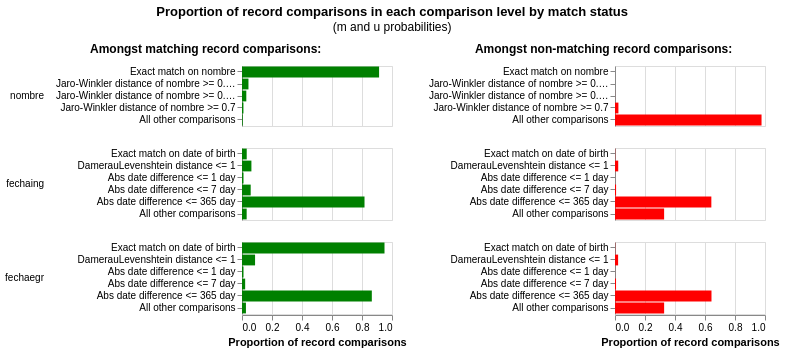

Notebook cell for this chart:
### Code cell
linker.visualisations.m_u_parameters_chart()

### Figure 1 — Vega-Lite specification as saved in the notebook (floating-point values rounded to 4 significant figures)
{"config": {"view": {"continuousWidth": 300, "continuousHeight": 300, "discreteHeight": 300, "discreteWidth": 400}, "header": {"title": null}, "title": {"anchor": "middle", "offset": 10}}, "hconcat": [{"mark": "bar", "encoding": {"color": {"value": "green"}, "row": {"field": "comparison_name", "header": {"labelAlign": "left", "labelAnchor": "middle", "labelAngle": 0}, "sort": {"field": "comparison_sort_order"}, "type": "nominal"}, "tooltip": [{"field": "comparison_name", "title": "Comparison name", "type": "nominal"}, {"field": "label_for_charts", "title": "Label", "type": "ordinal"}, {"field": "sql_condition", "title": "SQL condition", "type": "nominal"}, {"field": "m_probability", "format": ".10~g", "title": "M probability", "type": "quantitative"}, {"field": "u_probability", "format": ".10~g", "title": "U probability", "type": "quantitative"}, {"field": "bayes_factor", "format": ",.6f", "title": "Bayes factor = m/u", "type": "quantitative"}, {"field": "log2_bayes_factor", "format": ".4~g", "title": "Match weight = log2(m/u)", "type": "quantitative"}, {"field": "bayes_factor_description", "title": "Match weight description", "type": "nominal"}, {"field": "m_probability_description", "title": "m probability description", "type": "nominal"}, {"field": "u_probability_description", "title": "u probability description", "type": "nominal"}], "x": {"axis": {"title": "Proportion of record comparisons"}, "field": "m_probability", "type": "quantitative"}, "y": {"axis": {"title": null}, "field": "label_for_charts", "sort": {"field": "comparison_vector_value", "order": "descending"}, "type": "nominal"}}, "height": {"step": 12}, "resolve": {"scale": {"y": "independent"}}, "title": {"text": "Amongst matching record comparisons:", "fontSize": 12, "fontWeight": "bold"}, "transform": [{"filter": "(datum.bayes_factor != 'no-op filter due to vega lite issue 4680')"}], "width": 150}, {"mark": "bar", "encoding": {"color": {"value": "red"}, "row": {"field": "comparison_name", "header": {"labels": false}, "sort": {"field": "comparison_sort_order"}, "type": "nominal"}, "tooltip": [{"field": "comparison_name", "title": "Comparison name", "type": "nominal"}, {"field": "label_for_charts", "title": "Label", "type": "ordinal"}, {"field": "sql_condition", "title": "SQL condition", "type": "nominal"}, {"field": "m_probability", "format": ".10~g", "title": "M probability", "type": "quantitative"}, {"field": "u_probability", "format": ".10~g", "title": "U probability", "type": "quantitative"}, {"field": "bayes_factor", "format": ",.6f", "title": "Bayes factor = m/u", "type": "quantitative"}, {"field": "log2_bayes_factor", "format": ".4~g", "title": "Match weight = log2(m/u)", "type": "quantitative"}, {"field": "bayes_factor_description", "title": "Match weight description", "type": "nominal"}, {"field": "m_probability_description", "title": "m probability description", "type": "nominal"}, {"field": "u_probability_description", "title": "u probability description", "type": "nominal"}], "x": {"axis": {"title": "Proportion of record comparisons"}, "field": "u_probability", "type": "quantitative"}, "y": {"axis": {"title": null}, "field": "label_for_charts", "sort": {"field": "comparison_vector_value", "order": "descending"}, "type": "nominal"}}, "height": {"step": 12}, "resolve": {"scale": {"y": "independent"}}, "title": {"text": "Amongst non-matching record comparisons:", "fontSize": 12, "fontWeight": "bold"}, "transform": [{"filter": "(datum.bayes_factor != 'no-op filter2 due to vega lite issue 4680')"}], "width": 150}], "data": {"name": "data-1446a2780234a33fd69b8c876abc224f"}, "title": {"text": "Proportion of record comparisons in each comparison level by match status", "subtitle": "(m and u probabilities)"}, "$schema": "https://vega.github.io/schema/vega-lite/v5.9.3.json", "datasets": {"data-1446a2780234a33fd69b8c876abc224f": [{"comparison_name": "nombre", "sql_condition": "\"nombre_l\" = \"nombre_r\"", "label_for_charts": "Exact match on nombre", "m_probability": 0.9139, "u_probability": 1.636e-05, "m_probability_description": "Amongst matching record comparisons, 91.39% of records (i.e. one in 1.094) are in the exact match on nombre comparison level", "u_probability_description": "Amongst non-matching record comparisons, 0.001636% of records (i.e. one in 61,119) are in the exact match on nombre comparison level", "has_tf_adjustments": true, "tf_adjustment_column": "nombre", "tf_adjustment_weight": 1.0, "is_null_level": false, "bayes_factor": 55850.0, "log2_bayes_factor": 15.77, "comparison_vector_value": 4, "max_comparison_vector_value": 4, "bayes_factor_description": "If comparison level is `exact match on nombre` then comparison is 55,855 times more likely to be a match", "probability_two_random_records_match": 2.983e-05, "comparison_sort_order": 0}, {"comparison_name": "nombre", "sql_condition": "jaro_winkler_similarity(\"nombre_l\", \"nombre_r\") >= 0.92", "label_for_charts": "Jaro-Winkler distance of nombre >= 0.92", "m_probability": 0.04306, "u_probability": 1.841e-05, "m_probability_description": "Amongst matching record comparisons, 4.306% of records (i.e. one in 23.22) are in the jaro-winkler distance of nombre >= 0.92 comparison level", "u_probability_description": "Amongst non-matching record comparisons, 0.001841% of records (i.e. one in 54,328) are in the jaro-winkler distance of nombre >= 0.92 comparison level", "has_tf_adjustments": false, "tf_adjustment_column": null, "tf_adjustment_weight": 1.0, "is_null_level": false, "bayes_factor": 2339.0, "log2_bayes_factor": 11.19, "comparison_vector_value": 3, "max_comparison_vector_value": 4, "bayes_factor_description": "If comparison level is `jaro-winkler distance of nombre >= 0.92` then comparison is 2,339 times more likely to be a match", "probability_two_random_records_match": 2.983e-05, "comparison_sort_order": 0}, {"comparison_name": "nombre", "sql_condition": "jaro_winkler_similarity(\"nombre_l\", \"nombre_r\") >= 0.88", "label_for_charts": "Jaro-Winkler distance of nombre >= 0.88", "m_probability": 0.02871, "u_probability": 0.0002966, "m_probability_description": "Amongst matching record comparisons, 2.871% of records (i.e. one in 34.83) are in the jaro-winkler distance of nombre >= 0.88 comparison level", "u_probability_description": "Amongst non-matching record comparisons, 0.02966% of records (i.e. one in 3,372) are in the jaro-winkler distance of nombre >= 0.88 comparison level", "has_tf_adjustments": false, "tf_adjustment_column": null, "tf_adjustment_weight": 1.0, "is_null_level": false, "bayes_factor": 96.81, "log2_bayes_factor": 6.597, "comparison_vector_value": 2, "max_comparison_vector_value": 4, "bayes_factor_description": "If comparison level is `jaro-winkler distance of nombre >= 0.88` then comparison is 96.81 times more likely to be a match", "probability_two_random_records_match": 2.983e-05, "comparison_sort_order": 0}, {"comparison_name": "nombre", "sql_condition": "jaro_winkler_similarity(\"nombre_l\", \"nombre_r\") >= 0.7", "label_for_charts": "Jaro-Winkler distance of nombre >= 0.7", "m_probability": 0.009569, "u_probability": 0.02273, "m_probability_description": "Amongst matching record comparisons, 0.9569% of records (i.e. one in 104) are in the jaro-winkler distance of nombre >= 0.7 comparison level", "u_probability_description": "Amongst non-matching record comparisons, 2.273% of records (i.e. one in 44) are in the jaro-winkler distance of nombre >= 0.7 comparison level", "has_tf_adjustments": false, "tf_adjustment_column": null, "tf_adjustment_weight": 1.0, "is_null_level": false, "bayes_factor": 0.421, "log2_bayes_factor": -1.248, "comparison_vector_value": 1, "max_comparison_vector_value": 4, "bayes_factor_description": "If comparison level is `jaro-winkler distance of nombre >= 0.7` then comparison is 2.375 times less likely to be a match", "probability_two_random_records_match": 2.983e-05, "comparison_sort_order": 0}, {"comparison_name": "nombre", "sql_condition": "ELSE", "label_for_charts": "All other comparisons", "m_probability": 0.004785, "u_probability": 0.9769, "m_probability_description": "Amongst matching record comparisons, 0.4785% of records (i.e. one in 209) are in the all other comparisons comparison level", "u_probability_description": "Amongst non-matching record comparisons, 97.69% of records (i.e. one in 1.024) are in the all other comparisons comparison level", "has_tf_adjustments": false, "tf_adjustment_column": null, "tf_adjustment_weight": 1.0, "is_null_level": false, "bayes_factor": 0.004898, "log2_bayes_factor": -7.674, "comparison_vector_value": 0, "max_comparison_vector_value": 4, "bayes_factor_description": "If comparison level is `all other comparisons` then comparison is 204 times less likely to be a match", "probability_two_random_records_match": 2.983e-05, "comparison_sort_order": 0}, {"comparison_name": "fechaing", "sql_condition": "\"fechaing_l\" = \"fechaing_r\"", "label_for_charts": "Exact match on date of birth", "m_probability": 0.03147, "u_probability": 0.001307, "m_probability_description": "Amongst matching record comparisons, 3.147% of records (i.e. one in 31.77) are in the exact match on date of birth comparison level", "u_probability_description": "Amongst non-matching record comparisons, 0.1307% of records (i.e. one in 765) are in the exact match on date of birth comparison level", "has_tf_adjustments": false, "tf_adjustment_column": null, "tf_adjustment_weight": 1.0, "is_null_level": false, "bayes_factor": 24.08, "log2_bayes_factor": 4.59, "comparison_vector_value": 5, "max_comparison_vector_value": 5, "bayes_factor_description": "If comparison level is `exact match on date of birth` then comparison is 24.08 times more likely to be a match", "probability_two_random_records_match": 2.983e-05, "comparison_sort_order": 1}, {"comparison_name": "fechaing", "sql_condition": "damerau_levenshtein(\"fechaing_l\", \"fechaing_r\") <= 1", "label_for_charts": "DamerauLevenshtein distance <= 1", "m_probability": 0.06272, "u_probability": 0.02149, "m_probability_description": "Amongst matching record comparisons, 6.272% of records (i.e. one in 15.94) are in the dameraulevenshtein distance <= 1 comparison level", "u_probability_description": "Amongst non-matching record comparisons, 2.149% of records (i.e. one in 46.54) are in the dameraulevenshtein distance <= 1 comparison level", "has_tf_adjustments": false, "tf_adjustment_column": null, "tf_adjustment_weight": 1.0, "is_null_level": false, "bayes_factor": 2.919, "log2_bayes_factor": 1.546, "comparison_vector_value": 4, "max_comparison_vector_value": 5, "bayes_factor_description": "If comparison level is `dameraulevenshtein distance <= 1` then comparison is 2.919 times more likely to be a match", "probability_two_random_records_match": 2.983e-05, "comparison_sort_order": 1}, {"comparison_name": "fechaing", "sql_condition": "ABS(EPOCH(try_strptime(\"fechaing_l\", '%Y-%m-%d')) - EPOCH(try_strptime(\"fechaing_r\", '%Y-%m-%d'))) <= 86400", "label_for_charts": "Abs date difference <= 1 day", "m_probability": 0.01, "u_probability": 0.0002649, "m_probability_description": "Amongst matching record comparisons, 1% of records (i.e. one in 100) are in the abs date difference <= 1 day comparison level", "u_probability_description": "Amongst non-matching record comparisons, 0.02649% of records (i.e. one in 3,776) are in the abs date difference <= 1 day comparison level", "has_tf_adjustments": false, "tf_adjustment_column": null, "tf_adjustment_weight": 1.0, "is_null_level": false, "bayes_factor": 37.76, "log2_bayes_factor": 5.239, "comparison_vector_value": 3, "max_comparison_vector_value": 5, "bayes_factor_description": "If comparison level is `abs date difference <= 1 day` then comparison is 37.76 times more likely to be a match", "probability_two_random_records_match": 2.983e-05, "comparison_sort_order": 1}, {"comparison_name": "fechaing", "sql_condition": "ABS(EPOCH(try_strptime(\"fechaing_l\", '%Y-%m-%d')) - EPOCH(try_strptime(\"fechaing_r\", '%Y-%m-%d'))) <= 604800", "label_for_charts": "Abs date difference <= 7 day", "m_probability": 0.05796, "u_probability": 0.007163, "m_probability_description": "Amongst matching record comparisons, 5.796% of records (i.e. one in 17.25) are in the abs date difference <= 7 day comparison level", "u_probability_description": "Amongst non-matching record comparisons, 0.7163% of records (i.e. one in 140) are in the abs date difference <= 7 day comparison level", "has_tf_adjustments": false, "tf_adjustment_column": null, "tf_adjustment_weight": 1.0, "is_null_level": false, "bayes_factor": 8.091, "log2_bayes_factor": 3.016, "comparison_vector_value": 2, "max_comparison_vector_value": 5, "bayes_factor_description": "If comparison level is `abs date difference <= 7 day` then comparison is 8.091 times more likely to be a match", "probability_two_random_records_match": 2.983e-05, "comparison_sort_order": 1}, {"comparison_name": "fechaing", "sql_condition": "ABS(EPOCH(try_strptime(\"fechaing_l\", '%Y-%m-%d')) - EPOCH(try_strptime(\"fechaing_r\", '%Y-%m-%d'))) <= 31536000", "label_for_charts": "Abs date difference <= 365 day", "m_probability": 0.8167, "u_probability": 0.6423, "m_probability_description": "Amongst matching record comparisons, 81.67% of records (i.e. one in 1.224) are in the abs date difference <= 365 day comparison level", "u_probability_description": "Amongst non-matching record comparisons, 64.23% of records (i.e. one in 1.557) are in the abs date difference <= 365 day comparison level", "has_tf_adjustments": false, "tf_adjustment_column": null, "tf_adjustment_weight": 1.0, "is_null_level": false, "bayes_factor": 1.272, "log2_bayes_factor": 0.3466, "comparison_vector_value": 1, "max_comparison_vector_value": 5, "bayes_factor_description": "If comparison level is `abs date difference <= 365 day` then comparison is 1.272 times more likely to be a match", "probability_two_random_records_match": 2.983e-05, "comparison_sort_order": 1}, {"comparison_name": "fechaing", "sql_condition": "ELSE", "label_for_charts": "All other comparisons", "m_probability": 0.0311, "u_probability": 0.3275, "m_probability_description": "Amongst matching record comparisons, 3.11% of records (i.e. one in 32.15) are in the all other comparisons comparison level", "u_probability_description": "Amongst non-matching record comparisons, 32.75% of records (i.e. one in 3.054) are in the all other comparisons comparison level", "has_tf_adjustments": false, "tf_adjustment_column": null, "tf_adjustment_weight": 1.0, "is_null_level": false, "bayes_factor": 0.09498, "log2_bayes_factor": -3.396, "comparison_vector_value": 0, "max_comparison_vector_value": 5, "bayes_factor_description": "If comparison level is `all other comparisons` then comparison is 10.53 times less likely to be a match", "probability_two_random_records_match": 2.983e-05, "comparison_sort_order": 1}, {"comparison_name": "fechaegr", "sql_condition": "\"fechaegr_l\" = \"fechaegr_r\"", "label_for_charts": "Exact match on date of birth", "m_probability": 0.95, "u_probability": 0.001307, "m_probability_description": "Amongst matching record comparisons, 95% of records (i.e. one in 1.053) are in the exact match on date of birth comparison level", "u_probability_description": "Amongst non-matching record comparisons, 0.1307% of records (i.e. one in 765) are in the exact match on date of birth comparison level", "has_tf_adjustments": false, "tf_adjustment_column": null, "tf_adjustment_weight": 1.0, "is_null_level": false, "bayes_factor": 726.9, "log2_bayes_factor": 9.506, "comparison_vector_value": 5, "max_comparison_vector_value": 5, "bayes_factor_description": "If comparison level is `exact match on date of birth` then comparison is 727 times more likely to be a match", "probability_two_random_records_match": 2.983e-05, "comparison_sort_order": 2}, {"comparison_name": "fechaegr", "sql_condition": "damerau_levenshtein(\"fechaegr_l\", \"fechaegr_r\") <= 1", "label_for_charts": "DamerauLevenshtein distance <= 1", "m_probability": 0.08713, "u_probability": 0.02073, "m_probability_description": "Amongst matching record comparisons, 8.713% of records (i.e. one in 11.48) are in the dameraulevenshtein distance <= 1 comparison level", "u_probability_description": "Amongst non-matching record comparisons, 2.073% of records (i.e. one in 48.25) are in the dameraulevenshtein distance <= 1 comparison level", "has_tf_adjustments": false, "tf_adjustment_column": null, "tf_adjustment_weight": 1.0, "is_null_level": false, "bayes_factor": 4.204, "log2_bayes_factor": 2.072, "comparison_vector_value": 4, "max_comparison_vector_value": 5, "bayes_factor_description": "If comparison level is `dameraulevenshtein distance <= 1` then comparison is 4.204 times more likely to be a match", "probability_two_random_records_match": 2.983e-05, "comparison_sort_order": 2}, {"comparison_name": "fechaegr", "sql_condition": "ABS(EPOCH(try_strptime(\"fechaegr_l\", '%Y-%m-%d')) - EPOCH(try_strptime(\"fechaegr_r\", '%Y-%m-%d'))) <= 86400", "label_for_charts": "Abs date difference <= 1 day", "m_probability": 0.01, "u_probability": 0.0003088, "m_probability_description": "Amongst matching record comparisons, 1% of records (i.e. one in 100) are in the abs date difference <= 1 day comparison level", "u_probability_description": "Amongst non-matching record comparisons, 0.03088% of records (i.e. one in 3,238) are in the abs date difference <= 1 day comparison level", "has_tf_adjustments": false, "tf_adjustment_column": null, "tf_adjustment_weight": 1.0, "is_null_level": false, "bayes_factor": 32.38, "log2_bayes_factor": 5.017, "comparison_vector_value": 3, "max_comparison_vector_value": 5, "bayes_factor_description": "If comparison level is `abs date difference <= 1 day` then comparison is 32.38 times more likely to be a match", "probability_two_random_records_match": 2.983e-05, "comparison_sort_order": 2}, {"comparison_name": "fechaegr", "sql_condition": "ABS(EPOCH(try_strptime(\"fechaegr_l\", '%Y-%m-%d')) - EPOCH(try_strptime(\"fechaegr_r\", '%Y-%m-%d'))) <= 604800", "label_for_charts": "Abs date difference <= 7 day", "m_probability": 0.02108, "u_probability": 0.006879, "m_probability_description": "Amongst matching record comparisons, 2.108% of records (i.e. one in 47.44) are in the abs date difference <= 7 day comparison level", "u_probability_description": "Amongst non-matching record comparisons, 0.6879% of records (i.e. one in 145) are in the abs date difference <= 7 day comparison level", "has_tf_adjustments": false, "tf_adjustment_column": null, "tf_adjustment_weight": 1.0, "is_null_level": false, "bayes_factor": 3.064, "log2_bayes_factor": 1.616, "comparison_vector_value": 2, "max_comparison_vector_value": 5, "bayes_factor_description": "If comparison level is `abs date difference <= 7 day` then comparison is 3.064 times more likely to be a match", "probability_two_random_records_match": 2.983e-05, "comparison_sort_order": 2}, {"comparison_name": "fechaegr", "sql_condition": "ABS(EPOCH(try_strptime(\"fechaegr_l\", '%Y-%m-%d')) - EPOCH(try_strptime(\"fechaegr_r\", '%Y-%m-%d'))) <= 31536000", "label_for_charts": "Abs date difference <= 365 day", "m_probability": 0.8655, "u_probability": 0.6432, "m_probability_description": "Amongst matching record comparisons, 86.55% of records (i.e. one in 1.155) are in the abs date difference <= 365 day comparison level", "u_probability_description": "Amongst non-matching record comparisons, 64.32% of records (i.e. one in 1.555) are in the abs date difference <= 365 day comparison level", "has_tf_adjustments": false, "tf_adjustment_column": null, "tf_adjustment_weight": 1.0, "is_null_level": false, "bayes_factor": 1.345, "log2_bayes_factor": 0.4281, "comparison_vector_value": 1, "max_comparison_vector_value": 5, "bayes_factor_description": "If comparison level is `abs date difference <= 365 day` then comparison is 1.345 times more likely to be a match", "probability_two_random_records_match": 2.983e-05, "comparison_sort_order": 2}, {"comparison_name": "fechaegr", "sql_condition": "ELSE", "label_for_charts": "All other comparisons", "m_probability": 0.02632, "u_probability": 0.3275, "m_probability_description": "Amongst matching record comparisons, 2.632% of records (i.e. one in 38) are in the all other comparisons comparison level", "u_probability_description": "Amongst non-matching record comparisons, 32.75% of records (i.e. one in 3.053) are in the all other comparisons comparison level", "has_tf_adjustments": false, "tf_adjustment_column": null, "tf_adjustment_weight": 1.0, "is_null_level": false, "bayes_factor": 0.08035, "log2_bayes_factor": -3.638, "comparison_vector_value": 0, "max_comparison_vector_value": 5, "bayes_factor_description": "If comparison level is `all other comparisons` then comparison is 12.45 times less likely to be a match", "probability_two_random_records_match": 2.983e-05, "comparison_sort_order": 2}]}}
